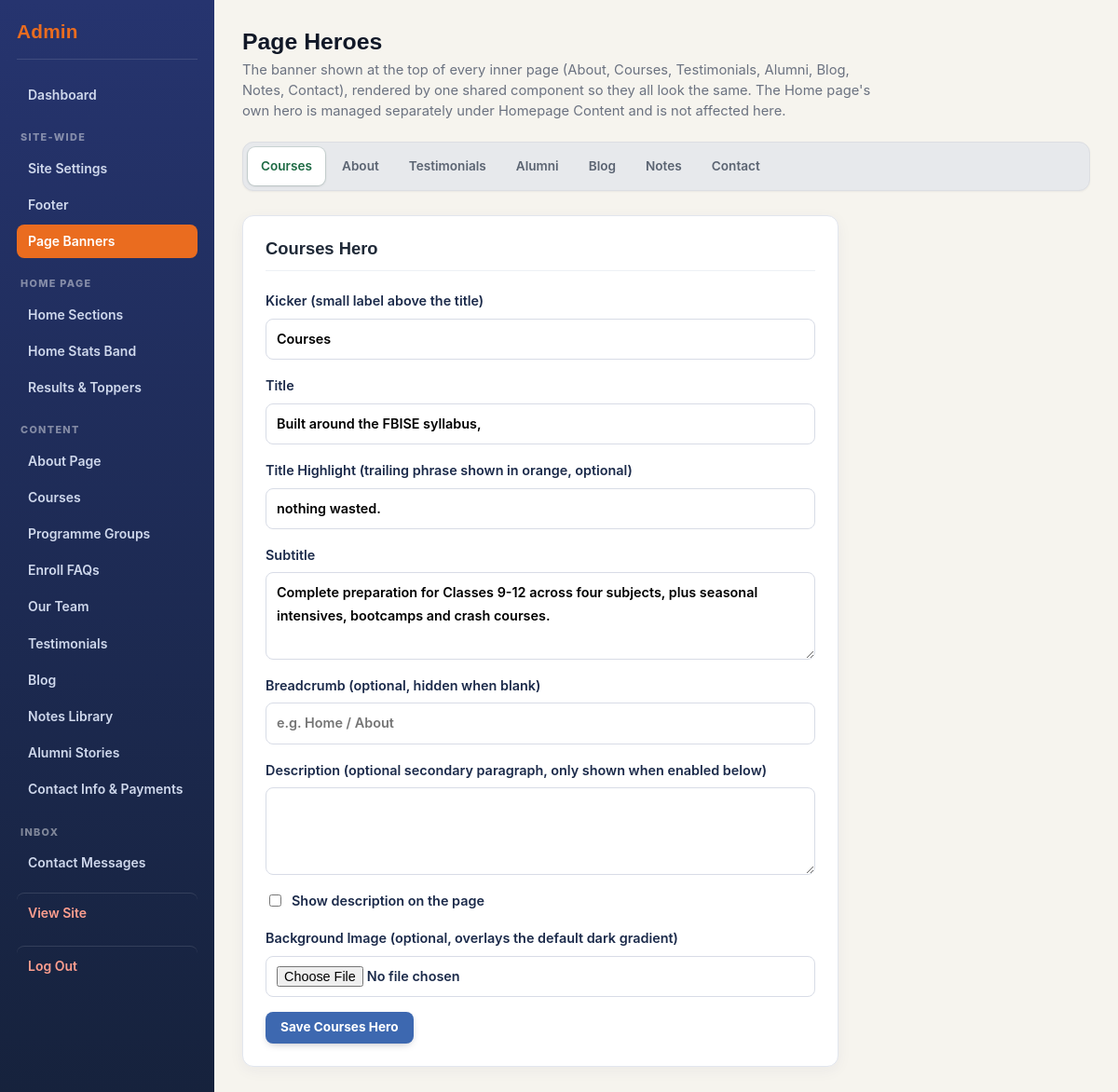
Screenshot of /admin/page-heroes.php (signed in) with the database file from the repository.
### tables this page shows
CREATE TABLE page_heroes (
    page_slug VARCHAR(60) PRIMARY KEY,
    kicker VARCHAR(120),
    title VARCHAR(255) NOT NULL,
    title_highlight VARCHAR(255),
    subtitle TEXT,
    breadcrumb VARCHAR(255),
    description TEXT,
    show_description TINYINT(1) NOT NULL DEFAULT 0,
    background_image VARCHAR(255)
);

### includes/functions.php (called while the page is built, shortened)
<?php
function e(?string $value): string
{
    return htmlspecialchars($value ?? '', ENT_QUOTES, 'UTF-8');
}

### admin/page-heroes.php (the view, shortened to what this page needs)
<?php
require_once __DIR__ . '/partials/header.php';
$db = getDb();
$pages = [
    'courses' => 'Courses',
    'about' => 'About',
    'testimonials' => 'Testimonials',
    'alumni' => 'Alumni',
    'blog' => 'Blog',
    'notes' => 'Notes',
    'contact' => 'Contact',
];
$rows = $db->query('SELECT * FROM page_heroes')->fetchAll(PDO::FETCH_ASSOC | PDO::FETCH_UNIQUE);
?>
<div class="admin-tabs-page">
<h1>Page Heroes</h1>
<p class="admin-page-intro">The banner shown at the top of every inner page (About, Courses, Testimonials, Alumni, Blog, Notes, Contact), rendered by one shared component so they all look the same. The Home page's own hero is managed separately under Homepage Content and is not affected here.</p>
<nav class="admin-tabbar" role="tablist" aria-label="Page Hero sections">
  <?php foreach ($pages as $slug => $label): ?>
    <button type="button" class="admin-tab<?= $slug === 'courses' ? ' active' : '' ?>" data-tab-group="heroes" data-tab-target="<?= e($slug) ?>" role="tab" aria-selected="<?= $slug === 'courses' ? 'true' : 'false' ?>"><?= e($label) ?></button>
  <?php endforeach; ?>
</nav>
<?php foreach ($pages as $slug => $label): $row = $rows[$slug] ?? []; ?>
<div class="admin-tabpanel" id="<?= e($slug) ?>" data-tab-group="heroes" data-tab-id="<?= e($slug) ?>"<?= $slug === 'courses' ? '' : ' hidden' ?>>
  <form method="post" enctype="multipart/form-data" class="admin-form">
    <h2><?= e($label) ?> Hero</h2>
    <label>Kicker (small label above the title)
      <input type="text" name="kicker" value="<?= e($row['kicker'] ?? '') ?>">
    </label>
    <label>Title
      <input type="text" name="title" value="<?= e($row['title'] ?? '') ?>" required>
    </label>
    <label>Title Highlight (trailing phrase shown in orange, optional)
      <input type="text" name="title_highlight" value="<?= e($row['title_highlight'] ?? '') ?>">
    </label>
    <label>Subtitle
      <textarea name="subtitle" rows="3"><?= e($row['subtitle'] ?? '') ?></textarea>
    </label>
    <label>Breadcrumb (optional, hidden when blank)
      <input type="text" name="breadcrumb" value="<?= e($row['breadcrumb'] ?? '') ?>" placeholder="e.g. Home / About">
    </label>
    <label>Description (optional secondary paragraph, only shown when enabled below)
      <textarea name="description" rows="3"><?= e($row['description'] ?? '') ?></textarea>
    </label>
    <label class="checkbox-label">
      <input type="checkbox" name="show_description" <?= !empty($row['show_description']) ? 'checked' : '' ?>>
      Show description on the page
    </label>
    <label>Background Image (optional, overlays the default dark gradient)
      <input type="file" name="background_image" accept=".jpg,.jpeg,.png,.webp">
    </label>
    <button type="submit">Save <?= e($label) ?> Hero</button>
  </form>
</div>
<?php endforeach; ?>
</div>
<?php require_once __DIR__ . '/partials/footer.php'; ?>

### assets/css/admin.css (style rules this page uses)
.admin-body { background: var(--bg, #f4f5f8); margin: 0; font-family: 'Inter', -apple-system, BlinkMacSystemFont, "Segoe UI", sans-serif; }
.admin-content h1 { font-family: 'Manrope', sans-serif; color: var(--navy, #1B2A4A); font-size: 1.7rem; font-weight: 800; margin: 0 0 6px; }
.admin-tabs-page h1 { margin: 0 0 4px; font-size: 1.55rem; color: #111827; }
.admin-page-intro { color: #6b7280; font-size: 0.92rem; line-height: 1.5; margin: 0 0 22px; max-width: 680px; }
.admin-tabs-page .admin-tabbar { position: sticky; top: 0; z-index: 20; display: flex; flex-wrap: wrap; gap: 4px; background: #e7e9ec; border: 1px solid #dcdee2; border-radius: 12px; padding: 5px; margin-bottom: 26px; box-shadow: 0 1px 2px rgba(16, 24, 32, 0.05); }
.admin-tabs-page .admin-tab { display: inline-flex; align-items: center; gap: 7px; appearance: none; background: transparent; border: none; border-radius: 8px; padding: 9px 14px; font: inherit; font-size: 0.85rem; font-weight: 600; color: #5b6472; cursor: pointer; white-space: nowrap; transition: background 0.15s ease, color 0.15s ease, box-shadow 0.15s ease; }
.admin-tabs-page .admin-tab.active { background: #fff; color: #1f6b45; box-shadow: 0 1px 3px rgba(16, 24, 32, 0.12), 0 0 0 1px rgba(47, 111, 79, 0.15); }
.admin-tabs-page .admin-tabpanel h2, .admin-tabs-page .admin-tabpanel-nested h2, .admin-tabs-page .admin-section-card h2 { font-size: 1.15rem; color: #1f2937; margin-top: 0; }
.admin-form { display: flex; flex-direction: column; gap: 16px; background: #fff; border: 1px solid #e2e6ee; border-radius: 12px; padding: 24px; margin-bottom: 30px; max-width: 640px; box-shadow: 0 4px 16px rgba(30,42,102,.05); }
.admin-form h2 { font-family: 'Manrope', sans-serif; color: var(--navy, #1B2A4A); font-size: 1.1rem; margin: 0 0 4px; padding-bottom: 12px; border-bottom: 1px solid #edf0f5; }
.admin-form label { display: flex; flex-direction: column; gap: 6px; font-weight: 600; font-size: 0.9rem; color: var(--navy, #1B2A4A); }
.admin-form input[type="text"], .admin-form input[type="email"], .admin-form input[type="tel"], .admin-form input[type="number"], .admin-form input[type="file"], .admin-form input[type="color"], .admin-form select, .admin-form textarea { font: inherit; padding: 9px 11px; border: 1.5px solid #d8dce6; border-radius: 8px; background: #fff; transition: border-color .2s ease, box-shadow .2s ease; }
.checkbox-label { flex-direction: row !important; align-items: center; gap: 8px !important; }
.admin-form button[type="submit"], .admin-body button[type="submit"], .login-box button, .button-secondary, .btn-draft, .actions-cell > a, .link-button { display: inline-flex; align-items: center; justify-content: center; gap: 6px; padding: 8px 16px; border: none; border-radius: 8px; font: inherit; font-size: 0.85rem; font-weight: 700; line-height: 1.3; text-decoration: none; white-space: nowrap; cursor: pointer; background: var(--nn-blue, #3D68B0); color: #fff; box-shadow: 0 3px 10px -4px rgba(18,25,56,.4); transition: filter .15s ease, transform .15s ease, box-shadow .15s ease; }
.admin-form button[type="submit"], .admin-body button[type="submit"], .login-box button, .button-secondary, .btn-draft { align-self: flex-start; }
.admin-form textarea { resize: vertical; font-family: inherit; }

### rows the page displays
page_heroes: kicker "Courses", title "Built around the FBISE syllabus,", title_highlight "nothing wasted.", subtitle "Complete preparation for Classes 9-12 across four subjects, plus seasonal intensives, bootcamps and crash courses."

### other values shown
$label "Dashboard"
$groupLabel "SITE-WIDE"
$label "Site Settings"
$label "Footer"
$label "Page Banners"
$groupLabel "HOME PAGE"
$label "Home Sections"
$label "Home Stats Band"
$label "Results & Toppers"
$groupLabel "CONTENT"
$label "About Page"
$label "Courses"
$label "Programme Groups"
$label "Enroll FAQs"
$label "Our Team"
